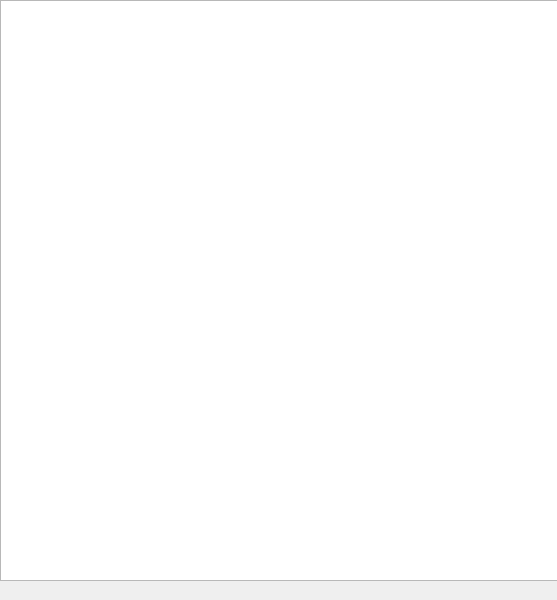
<?xml version="1.0" encoding="UTF-8"?>
<ui version="4.0">
 <class>MainWindow</class>
 <widget class="QMainWindow" name="MainWindow">
  <property name="geometry">
   <rect>
    <x>0</x>
    <y>0</y>
    <width>557</width>
    <height>600</height>
   </rect>
  </property>
  <property name="windowTitle">
   <string>MainWindow</string>
  </property>
  <widget class="QWidget" name="centralwidget">
   <widget class="QTableView" name="tableView">
    <property name="geometry">
     <rect>
      <x>0</x>
      <y>0</y>
      <width>561</width>
      <height>581</height>
     </rect>
    </property>
   </widget>
  </widget>
  <widget class="QMenuBar" name="menubar">
   <property name="geometry">
    <rect>
     <x>0</x>
     <y>0</y>
     <width>557</width>
     <height>21</height>
    </rect>
   </property>
  </widget>
  <action name="connectAction">
   <property name="text">
    <string>Connect</string>
   </property>
  </action>
 </widget>
 <resources/>
 <connections/>
</ui>
